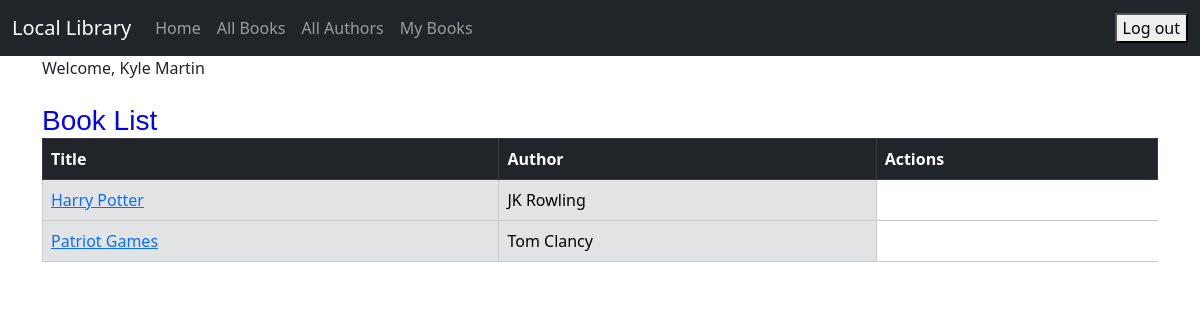
/book_list/ (signed in), run on the app's committed database.
### catalog/models.py (models this page shows, shortened)
class Book(models.Model):
    title = models.CharField(max_length=200)
    author = models.ForeignKey('Author', on_delete=models.RESTRICT,
null=True)
    book_image = models.ImageField(upload_to='images/', null=True, blank=True)
    summary = models.TextField(max_length=1000, help_text='Enter a brief description of the book')
    isbn = models.CharField('ISBN', max_length=13, unique=True,
                                    help_text='13 Character <a href="https://www.isbn-international.org/content/what-isbn">ISBN number</a>')
    genre = models.ManyToManyField(Genre, help_text='Select a genre for this book')
    def get_absolute_url(self):
        return reverse('book_detail', args=[str(self.id)])

class Author(models.Model):
    first_name = models.CharField(max_length=100)
    last_name = models.CharField(max_length=100)
    date_of_birth = models.DateField(null=True, blank=True)
    date_of_death = models.DateField('Died', null=True, blank=True)
    author_image = models.ImageField(upload_to='images/', null=True, blank=True)
    class Meta:
        ordering = ['last_name', 'first_name']

### catalog/views.py (the view)
# urls.py: path('book_list/', views.BookListView.as_view(), name='book_list'),
class BookListView(LoginRequiredMixin, generic.ListView):
    model = Book

### catalog/templates/catalog/book_list.html (shortened to what this page needs)
{% extends "catalog/base.html" %}
{% block content %}
    <h1>Book List</h1>
    {% if book_list %}
        <table class="table table-bordered">
            <thead>
                <tr class="table-dark">
                    <th>Title</th>
                    <th>Author</th>
                    <th>Actions</th>
                </tr>
            </thead>
            <tbody>
                {% for book in book_list %}
                    <tr class="table-secondary">
                        <td><a href="{{ book.get_absolute_url }}">{{ book.title }}</a></td>
                        <td>{{ book.author.first_name }} {{ book.author.last_name }}</td>
                    </tr>
                {% endfor %}
            </tbody>
        </table>
    {% else %}
        <p>There are no books in the library.</p>
    {% endif %}
{% endblock %}

### catalog/templates/catalog/base.html (shortened to what this page needs)
{% load static %}
<!doctype html>
<html lang="en">
<head>
<link href="https://cdn.jsdelivr.net/npm/bootstrap@5.3.0-alpha1/dist/css/bootstrap.min.css" rel="stylesheet">
<link href="{% static 'css/my_style.css' %}" rel="stylesheet">
</head>
<body>
<nav class="navbar navbar-expand-lg navbar-dark bg-dark">
<div class="container-fluid">
<a class="navbar-brand" href="{% url 'index' %}">Local Library</a>
<div class="collapse navbar-collapse" id="navbarSupportedContent">
<ul class="navbar-nav me-auto mb-2 mb-lg-0">
<li class="nav-item">
<a class="nav-link" href="{% url 'index' %}">Home</a>
</li>
<li class="nav-item">
<a class="nav-link" href="{% url 'book_list' %}">All Books</a>
</li>
<li class="nav-item">
<li class="nav-item">
    <a class="nav-link" href="{% url 'author_list' %}">All Authors</a>
</li>
{% if user.is_authenticated %}
    <li><a class="nav-link" href="{% url 'my_books' %}">My Books</a></li>
{% endif %}
    </li>
</ul>
</div>
 <ul class="nav navbar-nav ml-auto">
{% if user.is_authenticated %}
<li>
<form action="{% url 'logout' %}" method="post">
<button type="submit">Log out</button>
</form>
</li>
{% else %}
<li><a class="nav-link" href="{% url 'login' %}"><span
class="glyphicon glyphicon-log-in"></span>Login</a>
</li>
  <li><a class="nav-link" href="{% url 'register' %}"><span class="glyphicon glyphicon-log-in"></span>Sign Up</a>
        </li>
{% endif %}
</ul>
</div>
</nav>
<div class="container">
    {% if user.is_authenticated %}
        Welcome, {{ user.first_name }} {{ user.last_name }}
    {% endif %}
</div>
<div class="container">
<br/>
{% block content %}
{% endblock %}
</div>
</body>
</html>

### catalog/static/css/my_style.css (style rules this page uses)
h1 { font-family: 'Changa One', sans-serif; margin: 10px 0; font-size: 1.75em; font-weight: normal; line-height: 0.5; text-align: left; color: #0000FF; }

### data on the page
Book: title "Harry Potter", author.first_name "JK", author.last_name "Rowling"
Book: title "Patriot Games", author.first_name "Tom", author.last_name "Clancy"

### other printed values
{{ user.first_name }} "Kyle"
{{ user.last_name }} "Martin"
